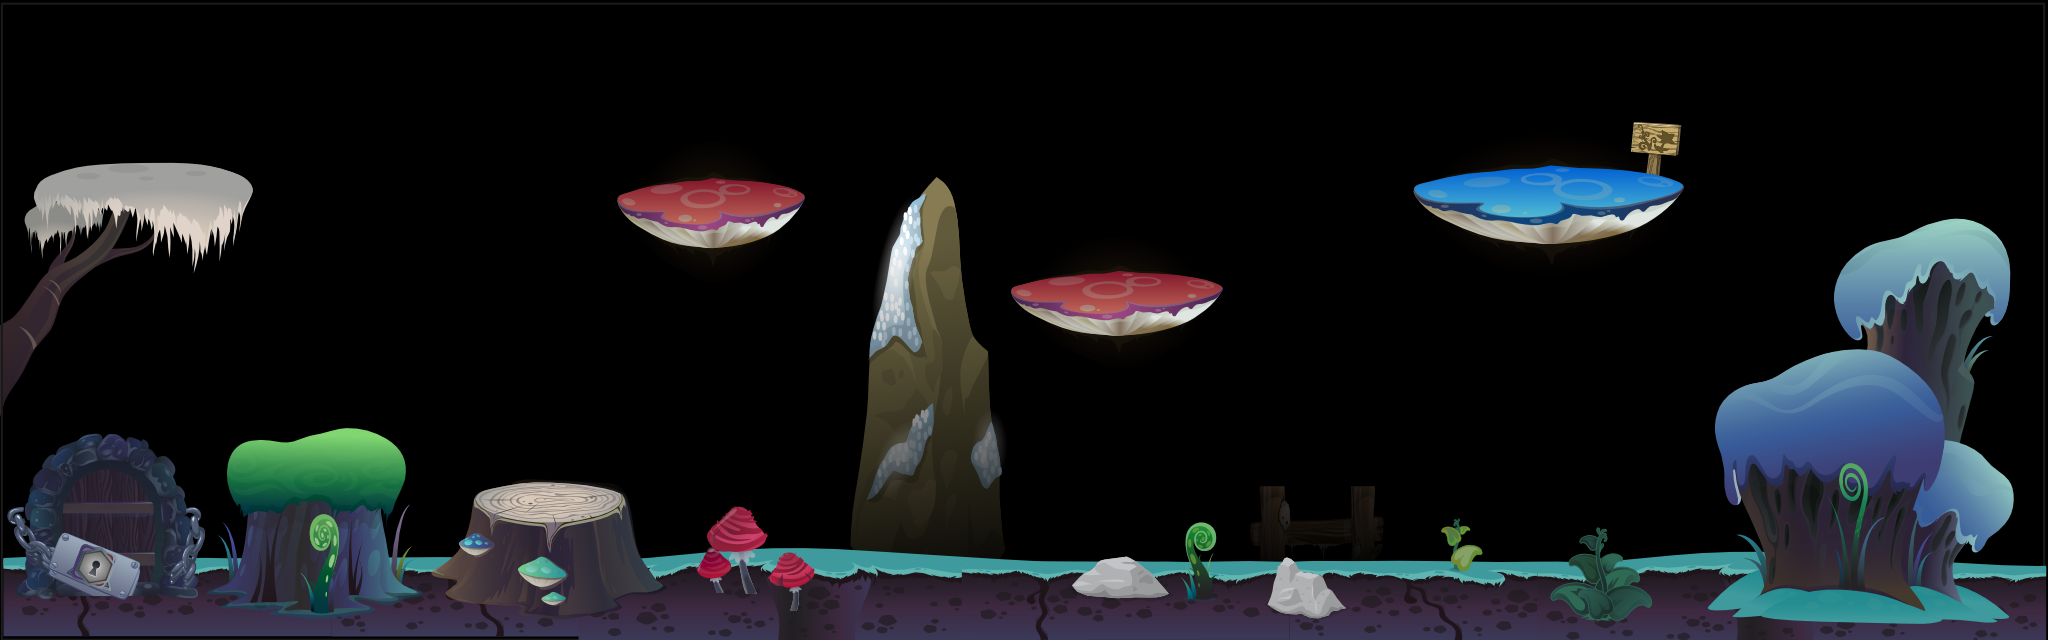

The image is a tile-based game level rendered from a .tmx file. Its description and source (layers, tilesets, objects; grid data summarised) follow:
An orthogonal 128x40 tile map with 16x16 px tiles, 1 tile layer (Tile Layer 1) and 17 objects (5x Landing, 4x honeyJarsmall, 3x Bubble, PlayerStartPoint, ghost_1, ...).

<map version="1.0" orientation="orthogonal" width="128" height="40" tilewidth="16" tileheight="16">
 <tileset firstgid="1" name="LevelSet_5" tilewidth="16" tileheight="16">
  <image source="TileSets/LevelSet_5.png" width="2048" height="640" />
 </tileset>
 <layer name="Tile Layer 1" width="128" height="40">
  <data>[5120 cells, 5120 non-empty, 5120 distinct tile ids]</data>
 </layer>
 <objectgroup name="Objects" width="128" height="40">
  <object name="Landing" x="487" y="500" width="120" height="18">
   <properties>
    <property name="platform" value="1" />
   </properties>
  </object>
  <object name="PlayerStartPoint" x="541" y="378" width="17" height="16" />
  <object name="AnimObject" type="Bubble" x="701" y="385" width="13" height="11">
   <properties>
    <property name="Points" value="100" />
   </properties>
  </object>
  <object name="Landing" x="626" y="193" width="176" height="9">
   <properties>
    <property name="platform" value="3" />
   </properties>
  </object>
  <object name="Landing" x="57" y="186" width="174" height="16">
   <properties>
    <property name="platform" value="2" />
   </properties>
  </object>
  <object name="Landing" x="1029" y="289" width="177" height="6">
   <properties>
    <property name="platform" value="4" />
   </properties>
  </object>
  <object name="Landing" x="1424" y="185" width="234" height="9">
   <properties>
    <property name="deposit" value="1" />
    <property name="platform" value="5" />
   </properties>
  </object>
  <object name="AnimObject" type="ghost_1" x="210" y="168" width="13" height="11">
   <properties>
    <property name="1_xflip" value="1" />
    <property name="2_xmoveto" value="-100" />
    <property name="3_xflip" value="-1" />
    <property name="4_movetothis" value="1" />
    <property name="enemy" value="1" />
    <property name="platform" value="2" />
    <property name="xduration" value="3" />
   </properties>
  </object>
  <object name="AnimObject" type="honeyJarsmall" x="64" y="173" width="9" height="12">
   <properties>
    <property name="cargo" value="2" />
    <property name="platform" value="2" />
   </properties>
  </object>
  <object name="AnimObject" type="honeyJarsmall" x="83" y="173" width="13" height="11">
   <properties>
    <property name="cargo" value="1" />
    <property name="platform" value="2" />
   </properties>
  </object>
  <object name="AnimObject" type="ghost_2" x="777" y="178" width="13" height="11">
   <properties>
    <property name="1_xflip" value="-1" />
    <property name="2_xmoveto" value="30" />
    <property name="3_xflip" value="1" />
    <property name="4_xmoveto" value="-30" />
    <property name="enemy" value="1" />
    <property name="platform" value="2" />
    <property name="xduration" value="1" />
   </properties>
  </object>
  <object name="AnimObject" type="honeyJarsmall" x="633" y="178" width="13" height="11">
   <properties>
    <property name="cargo" value="3" />
    <property name="platform" value="3" />
   </properties>
  </object>
  <object name="AnimObject" type="ghost_3" x="1192" y="270" width="13" height="11">
   <properties>
    <property name="1_xflip" value="1" />
    <property name="2_xmoveto" value="-100" />
    <property name="3_xflip" value="-1" />
    <property name="4_movetothis" value="1" />
    <property name="enemy" value="1" />
    <property name="platform" value="4" />
    <property name="xduration" value="3" />
   </properties>
  </object>
  <object name="AnimObject" type="honeyJarsmall" x="1036" y="271" width="13" height="11">
   <properties>
    <property name="cargo" value="4" />
    <property name="platform" value="4" />
   </properties>
  </object>
  <object name="AnimObject" type="Bubble" x="1104" y="417" width="13" height="11">
   <properties>
    <property name="Points" value="100" />
   </properties>
  </object>
  <object name="AnimObject" type="Bubble" x="1381" y="337" width="13" height="11">
   <properties>
    <property name="Points" value="100" />
   </properties>
  </object>
  <object name="AnimObject" type="SoldierBeeWingFlap" x="1417" y="104" width="15" height="13">
   <properties>
    <property name="1_xflip" value="-1" />
    <property name="2_xmoveto" value="-500" />
    <property name="3_xflip" value="1" />
    <property name="4_ymoveto" value="-100" />
    <property name="5_movetothis" value="1" />
    <property name="frames" value="3" />
   </properties>
  </object>
 </objectgroup>
</map>